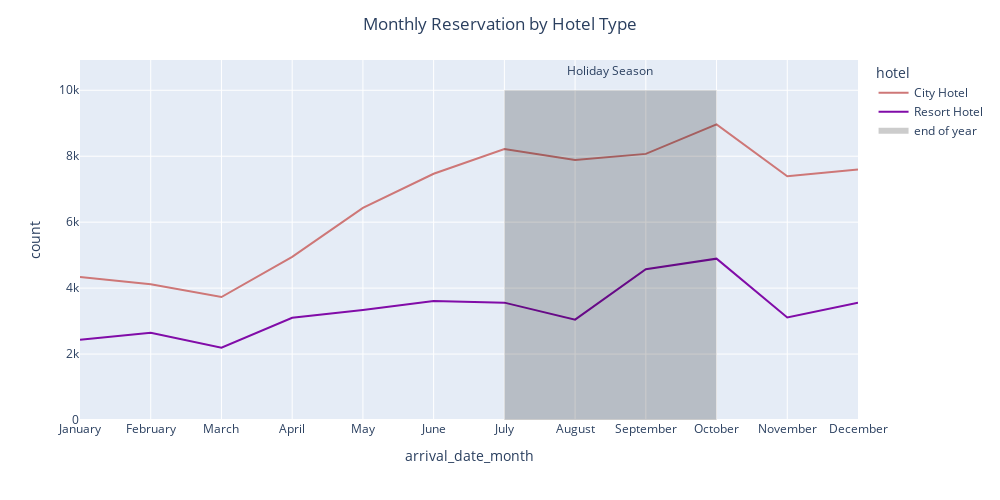

Notebook code cell kept with this figure:
### Code cell
fig = go.Figure()
fig = (py.line(monthly_res, x = 'arrival_date_month', y = 'count', color = 'hotel',color_discrete_sequence=["#CE7777","#810CA8","#9C254D","#C060A1"]))
fig.update_layout(title={
        'text': 'Monthly Reservation by Hotel Type',
        'x': 0.5,
        'xanchor': 'center'
    })
fig.update_layout(width=1000, height=500)

fig.add_trace(go.Scatter(x=['July','October'], y=[10000,10000], fill='tozeroy', 
                    mode='none', showlegend = True, fillcolor='rgba(0, 0, 0, 0.2)', opacity=0.1, name = 'end of year'
                    ))
fig.add_annotation(x=7.5, y=10600,
            text="Holiday Season",
            showarrow=False,
            arrowhead=1)
fig.show()

### Figure 1 — Plotly figure (JSON) as saved in the notebook; plotly's stock layout.template omitted (floating-point values rounded to 4 significant figures)
{"data": [{"hovertemplate": "hotel=City Hotel<br>arrival_date_month=%{x}<br>count=%{y}<extra></extra>", "legendgroup": "City Hotel", "line": {"color": "#CE7777", "dash": "solid"}, "marker": {"symbol": "circle"}, "mode": "lines", "name": "City Hotel", "orientation": "v", "showlegend": true, "type": "scatter", "x": ["January", "February", "March", "April", "May", "June", "July", "August", "September", "October", "November", "December"], "xaxis": "x", "y": [4336, 4114, 3730, 4950, 6434, 7469, 8221, 7885, 8071, 8967, 7392, 7594], "yaxis": "y"}, {"hovertemplate": "hotel=Resort Hotel<br>arrival_date_month=%{x}<br>count=%{y}<extra></extra>", "legendgroup": "Resort Hotel", "line": {"color": "#810CA8", "dash": "solid"}, "marker": {"symbol": "circle"}, "mode": "lines", "name": "Resort Hotel", "orientation": "v", "showlegend": true, "type": "scatter", "x": ["January", "February", "March", "April", "May", "June", "July", "August", "September", "October", "November", "December"], "xaxis": "x", "y": [2435, 2645, 2191, 3102, 3333, 3609, 3559, 3044, 4573, 4894, 3108, 3553], "yaxis": "y"}, {"fill": "tozeroy", "fillcolor": "rgba(0, 0, 0, 0.2)", "mode": "none", "name": "end of year", "opacity": 0.1, "showlegend": true, "type": "scatter", "x": ["July", "October"], "y": [10000, 10000]}], "layout": {"annotations": [{"arrowhead": 1, "showarrow": false, "text": "Holiday Season", "x": 7.5, "y": 10600}], "height": 500, "legend": {"title": {"text": "hotel"}, "tracegroupgap": 0}, "margin": {"t": 60}, "title": {"text": "Monthly Reservation by Hotel Type", "x": 0.5, "xanchor": "center"}, "width": 1000, "xaxis": {"anchor": "y", "domain": [0, 1], "title": {"text": "arrival_date_month"}}, "yaxis": {"anchor": "x", "domain": [0, 1], "title": {"text": "count"}}}}
